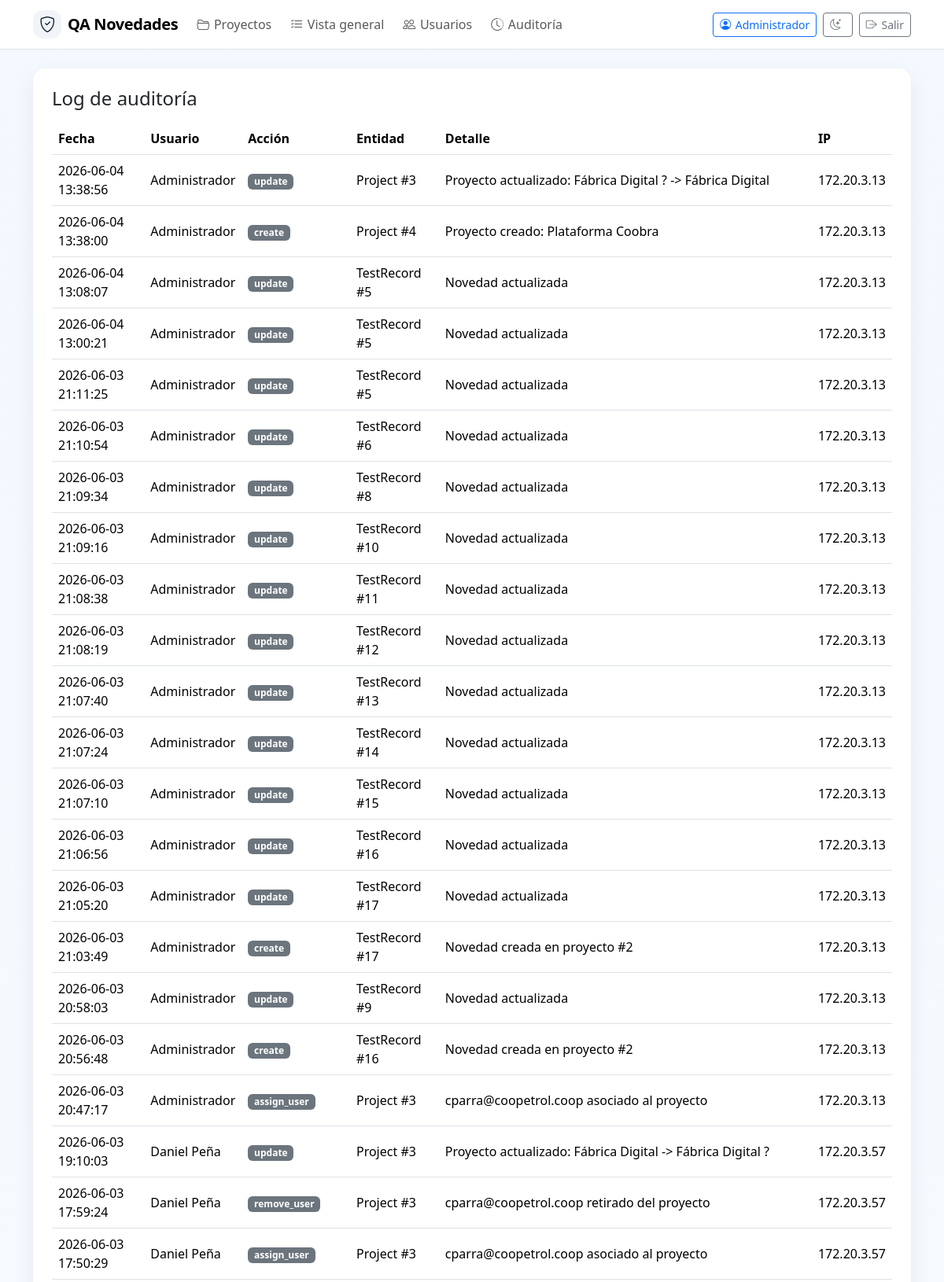
The app's page /admin/audit (signed in, upper part) with its own data.
### app.py (models this page shows, shortened)
class User(db.Model):
    id = db.Column(db.Integer, primary_key=True)
    username = db.Column(db.String(80), nullable=False, unique=True)
    full_name = db.Column(db.String(160), nullable=False)
    email = db.Column(db.String(180), nullable=True)
    password_hash = db.Column(db.String(255), nullable=False)
    role = db.Column(db.String(40), nullable=False, default='tester')
    is_active = db.Column(db.Boolean, nullable=False, default=True)
    must_change_password = db.Column(db.Boolean, nullable=False, default=False)
    can_create_projects = db.Column(db.Boolean, nullable=False, default=False)
    can_join_projects = db.Column(db.Boolean, nullable=False, default=True)
    can_manage_records = db.Column(db.Boolean, nullable=False, default=True)
    can_manage_users = db.Column(db.Boolean, nullable=False, default=False)
    can_view_audit = db.Column(db.Boolean, nullable=False, default=False)
    created_at = db.Column(db.DateTime, default=datetime.utcnow)
    memberships = db.relationship('ProjectMember', backref='user', lazy=True, cascade='all, delete-orphan')
    @property
    def is_admin(self) -> bool:
        return self.role == 'admin'
    @property
    def display_name(self) -> str:
        return self.full_name or self.username

class AuditLog(db.Model):
    id = db.Column(db.Integer, primary_key=True)
    user_id = db.Column(db.Integer, db.ForeignKey('user.id'), nullable=True)
    action = db.Column(db.String(80), nullable=False)
    entity_type = db.Column(db.String(80), nullable=False)
    entity_id = db.Column(db.Integer, nullable=True)
    detail = db.Column(db.Text, nullable=True)
    ip_address = db.Column(db.String(80), nullable=True)
    created_at = db.Column(db.DateTime, default=datetime.utcnow)
    user = db.relationship('User')

### app.py (the view)
    @app.route('/admin/audit')
    @login_required
    def admin_audit():
        if not (g.current_user.is_admin or g.current_user.can_view_audit):
            abort(403)
        logs = AuditLog.query.order_by(AuditLog.created_at.desc()).limit(300).all()
        return render_template('admin_audit.html', logs=logs)

### app.py (called while the page is built)
def login_required(view):
    from functools import wraps
    @wraps(view)
    def wrapper(*args, **kwargs):
        if not g.get('current_user'):
            return redirect(url_for('login', next=request.path))
        return view(*args, **kwargs)
    return wrapper

### templates/admin_audit.html (shortened to what this page needs)
{% extends 'base.html' %}
{% block content %}
<div class="card p-4 bg-white">
  <h1 class="h4 mb-3">Log de auditoría</h1>
  <div class="table-responsive">
    <table class="table table-hover align-middle">
      <thead><tr><th>Fecha</th><th>Usuario</th><th>Acción</th><th>Entidad</th><th>Detalle</th><th>IP</th></tr></thead>
      <tbody>
        {% for log in logs %}
        <tr>
          <td>{{ log.created_at.strftime('%Y-%m-%d %H:%M:%S') }}</td>
          <td>{{ log.user.display_name if log.user else 'Sistema' }}</td>
          <td><span class="badge text-bg-secondary">{{ log.action }}</span></td>
          <td>{{ log.entity_type }}{% if log.entity_id %} #{{ log.entity_id }}{% endif %}</td>
          <td>{{ log.detail or '' }}</td>
          <td>{{ log.ip_address or '' }}</td>
        </tr>
        {% else %}
        <tr><td colspan="6" class="text-secondary">No hay eventos registrados.</td></tr>
        {% endfor %}
      </tbody>
    </table>
  </div>
</div>
{% endblock %}

### templates/base.html (shortened to what this page needs)
<!doctype html>
<html lang="es">
<head>
  <link href="https://cdn.jsdelivr.net/npm/bootstrap@5.3.3/dist/css/bootstrap.min.css" rel="stylesheet">
  <link href="https://cdn.jsdelivr.net/npm/bootstrap-icons@1.11.3/font/bootstrap-icons.css" rel="stylesheet">
</head>
<body>
<nav class="navbar navbar-expand-lg bg-white border-bottom mb-4 sticky-top">
  <div class="container">
    <a class="navbar-brand d-flex align-items-center gap-2" href="{{ url_for('index') }}"><span class="icon-badge"><i class="bi bi-shield-check"></i></span> QA Novedades</a>
    {% if current_user %}
    <div class="navbar-nav gap-2">
      <a class="nav-link" href="{{ url_for('projects') }}"><i class="bi bi-folder2-open"></i>Proyectos</a>
      <a class="nav-link" href="{{ url_for('records') }}"><i class="bi bi-list-check"></i>Vista general</a>
      {% if current_user.is_admin or current_user.can_manage_users %}<a class="nav-link" href="{{ url_for('admin_users') }}"><i class="bi bi-people"></i>Usuarios</a>{% endif %}
      {% if current_user.is_admin or current_user.can_view_audit %}<a class="nav-link" href="{{ url_for('admin_audit') }}"><i class="bi bi-clock-history"></i>Auditoría</a>{% endif %}
    </div>
    <div class="ms-auto d-flex align-items-center gap-2 small">
      <a class="btn btn-sm btn-outline-primary" href="{{ url_for('profile') }}"><i class="bi bi-person-circle"></i>{{ current_user.display_name }}</a>
<button class="btn btn-sm btn-outline-secondary" id="themeToggle" type="button" aria-label="Cambiar tema">
</button>
      <a class="btn btn-sm btn-outline-secondary" href="{{ url_for('logout') }}"><i class="bi bi-box-arrow-right"></i>Salir</a>
    </div>
    {% endif %}
  </div>
</nav>
<div class="container pb-5">
  {% block content %}{% endblock %}
</div>
</body>
</html>

### templates/base.html (style rules this page uses)
:root { --brand: #0d6efd; --soft: #eef5ff; }
body { background: linear-gradient(180deg, #f4f8ff 0%, #f8fafc 48%, #ffffff 100%); }
.navbar-brand { font-weight: 800; letter-spacing: -.02em; }
.card { border: 0; border-radius: 1rem; box-shadow: 0 10px 28px rgba(15,23,42,.07); }
.icon-badge { width: 36px; height: 36px; display:inline-grid; place-items:center; border-radius: 12px; background: #f1f5f9; color:#0f172a; }
.nav-link .bi, .btn .bi { margin-right: .35rem; }
.table td, .table th { vertical-align: middle; }

### records on screen
User: display_name "Administrador"
AuditLog: created_at "2026-06-04 13:38:56", user "Administrador", action "update", entity_type "Project", entity_id "3", detail "Proyecto actualizado: Fábrica Digital ? -> Fábrica Digital", ip_address "172.20.3.13"
AuditLog: created_at "2026-06-04 13:38:00", user "Administrador", action "create", entity_type "Project", entity_id "4", detail "Proyecto creado: Plataforma Coobra", ip_address "172.20.3.13"
AuditLog: created_at "2026-06-04 13:08:07", user "Administrador", action "update", entity_type "TestRecord", entity_id "5", detail "Novedad actualizada", ip_address "172.20.3.13"
AuditLog: created_at "2026-06-04 13:00:21", user "Administrador", action "update", entity_type "TestRecord", entity_id "5", detail "Novedad actualizada", ip_address "172.20.3.13"
AuditLog: created_at "2026-06-03 21:11:25", user "Administrador", action "update", entity_type "TestRecord", entity_id "5", detail "Novedad actualizada", ip_address "172.20.3.13"
AuditLog: created_at "2026-06-03 21:10:54", user "Administrador", action "update", entity_type "TestRecord", entity_id "6", detail "Novedad actualizada", ip_address "172.20.3.13"
AuditLog: created_at "2026-06-03 21:09:34", user "Administrador", action "update", entity_type "TestRecord", entity_id "8", detail "Novedad actualizada", ip_address "172.20.3.13"
AuditLog: created_at "2026-06-03 21:09:16", user "Administrador", action "update", entity_type "TestRecord", entity_id "10", detail "Novedad actualizada", ip_address "172.20.3.13"
AuditLog: created_at "2026-06-03 21:08:38", user "Administrador", action "update", entity_type "TestRecord", entity_id "11", detail "Novedad actualizada", ip_address "172.20.3.13"
AuditLog: created_at "2026-06-03 21:08:19", user "Administrador", action "update", entity_type "TestRecord", entity_id "12", detail "Novedad actualizada", ip_address "172.20.3.13"
AuditLog: created_at "2026-06-03 21:07:40", user "Administrador", action "update", entity_type "TestRecord", entity_id "13", detail "Novedad actualizada", ip_address "172.20.3.13"
AuditLog: created_at "2026-06-03 21:07:24", user "Administrador", action "update", entity_type "TestRecord", entity_id "14", detail "Novedad actualizada", ip_address "172.20.3.13"
AuditLog: created_at "2026-06-03 21:07:10", user "Administrador", action "update", entity_type "TestRecord", entity_id "15", detail "Novedad actualizada", ip_address "172.20.3.13"
AuditLog: created_at "2026-06-03 21:06:56", user "Administrador", action "update", entity_type "TestRecord", entity_id "16", detail "Novedad actualizada", ip_address "172.20.3.13"
AuditLog: created_at "2026-06-03 21:05:20", user "Administrador", action "update", entity_type "TestRecord", entity_id "17", detail "Novedad actualizada", ip_address "172.20.3.13"
AuditLog: created_at "2026-06-03 21:03:49", user "Administrador", action "create", entity_type "TestRecord", entity_id "17", detail "Novedad creada en proyecto #2", ip_address "172.20.3.13"
AuditLog: created_at "2026-06-03 20:58:03", user "Administrador", action "update", entity_type "TestRecord", entity_id "9", detail "Novedad actualizada", ip_address "172.20.3.13"
AuditLog: created_at "2026-06-03 20:56:48", user "Administrador", action "create", entity_type "TestRecord", entity_id "16", detail "Novedad creada en proyecto #2", ip_address "172.20.3.13"
AuditLog: created_at "2026-06-03 20:47:17", user "Administrador", action "assign_user", entity_type "Project", entity_id "3", detail "cparra@coopetrol.coop asociado al proyecto", ip_address "172.20.3.13"
AuditLog: created_at "2026-06-03 19:10:03", user "Daniel Peña", action "update", entity_type "Project", entity_id "3", detail "Proyecto actualizado: Fábrica Digital -> Fábrica Digital ?", ip_address "172.20.3.57"
AuditLog: created_at "2026-06-03 17:59:24", user "Daniel Peña", action "remove_user", entity_type "Project", entity_id "3", detail "cparra@coopetrol.coop retirado del proyecto", ip_address "172.20.3.57"
AuditLog: created_at "2026-06-03 17:50:29", user "Daniel Peña", action "assign_user", entity_type "Project", entity_id "3", detail "cparra@coopetrol.coop asociado al proyecto", ip_address "172.20.3.57"
